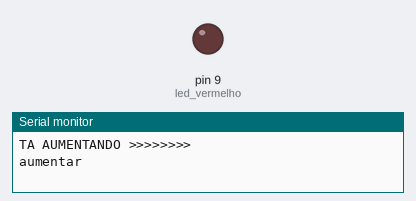
This sketch was run on a simulated Arduino Uno, built with avr-gcc and run on an emulated ATmega328P. Shown: output pins drawn as LEDs (lit = HIGH), the last lines printed to the serial monitor.

Above: at 0.05 s.
At 1.3 s:
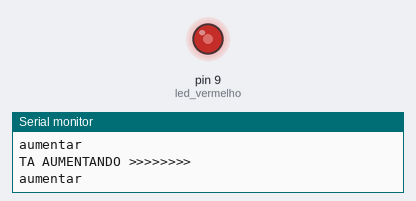
At 2.55 s:
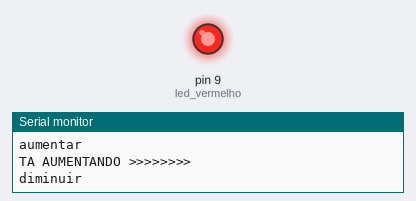
At 4.65 s:
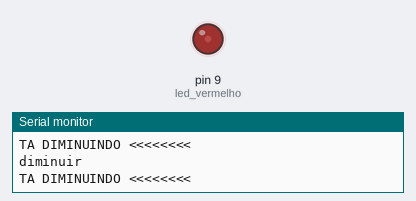
Timing chart, 0 to 6.7 s (numbered marks = the images above):
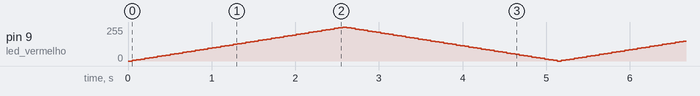

The sketch:

Exemplo-5-Fade-II.ino
```cpp
/*
 Fade II
 Programa que faz um led acender e apagar gradativamente e envia mensagens no monitor serial.
*/


int led_vermelho = 9;
int brilho = 0;
int intensidade = 5;
String comando = "aumentar";

void setup() {
  pinMode(led_vermelho, OUTPUT);
  // abre a porta serial a 9600 bps:
  Serial.begin(9600);
}

void loop() {
  analogWrite(led_vermelho, brilho);

  if(comando == "aumentar") {
    brilho = brilho + intensidade;
    Serial.println("TA AUMENTANDO >>>>>>>> ");
  }else{
    brilho = brilho - intensidade;
    Serial.println("TA DIMINUINDO <<<<<<<< ");
  }

  if(brilho >= 255){
    comando = "diminuir";
  }else if(brilho <= 0){
    comando = "aumentar";
  }

  Serial.println(comando);

  delay(50);
}
```
